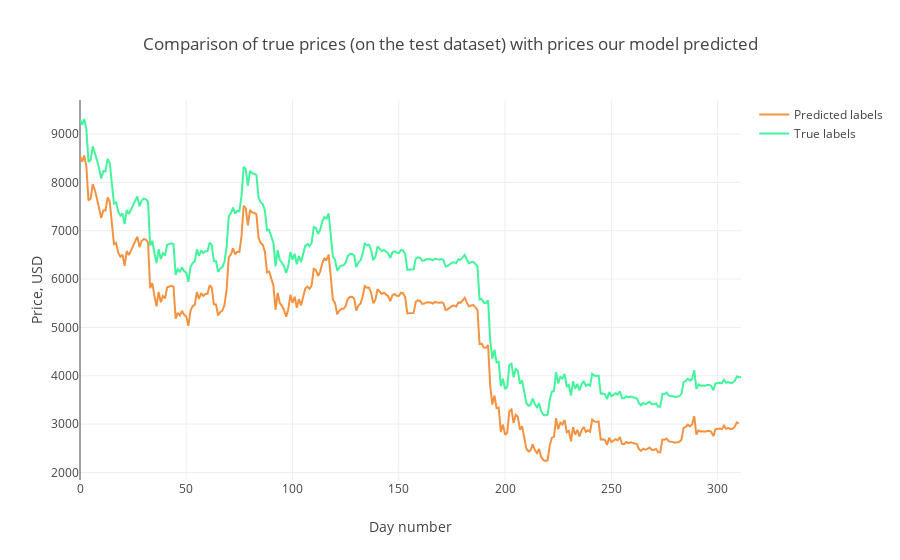

Notebook source saved alongside this figure:
### Code cell
trace1 = go.Scatter(
    x = np.arange(0, len(prediction2_inverse), 1),
    y = prediction2_inverse,
    mode = 'lines',
    name = 'Predicted labels',
    line = dict(color=('rgb(244, 146, 65)'), width=2)
)
trace2 = go.Scatter(
    x = np.arange(0, len(Y_test2_inverse), 1),
    y = Y_test2_inverse,
    mode = 'lines',
    name = 'True labels',
    line = dict(color=('rgb(66, 244, 155)'), width=2)
)

data = [trace1, trace2]
layout = dict(title = 'Comparison of true prices (on the test dataset) with prices our model predicted',
             xaxis = dict(title = 'Day number'), yaxis = dict(title = 'Price, USD'))
fig = dict(data=data, layout=layout)
py.iplot(fig, filename='results_demonstrating0')

import plotly.io as pio

pio.write_image(fig, file='btc.png', format='png')

### Figure 1 — Plotly figure (JSON) as saved in the notebook; plotly's stock layout.template omitted (floating-point values rounded to 4 significant figures; data arrays with more than 128 entries replaced by an {"elided": "..."} marker saying what was removed)
{"data": [{"line": {"color": "rgb(244, 146, 65)", "width": 2}, "mode": "lines", "name": "Predicted labels", "type": "scatter", "uid": "f3a18a8a-0301-49de-8c21-ea30f68d36cf", "x": {"elided": "311 int values"}, "y": {"elided": "311 float values"}}, {"line": {"color": "rgb(66, 244, 155)", "width": 2}, "mode": "lines", "name": "True labels", "type": "scatter", "uid": "968e98e3-2236-4488-85c8-4f8256a6f753", "x": {"elided": "312 int values"}, "y": {"elided": "312 float values"}}], "layout": {"title": {"text": "Comparison of true prices (on the test dataset) with prices our model predicted"}, "xaxis": {"title": {"text": "Day number"}}, "yaxis": {"title": {"text": "Price, USD"}}}}
